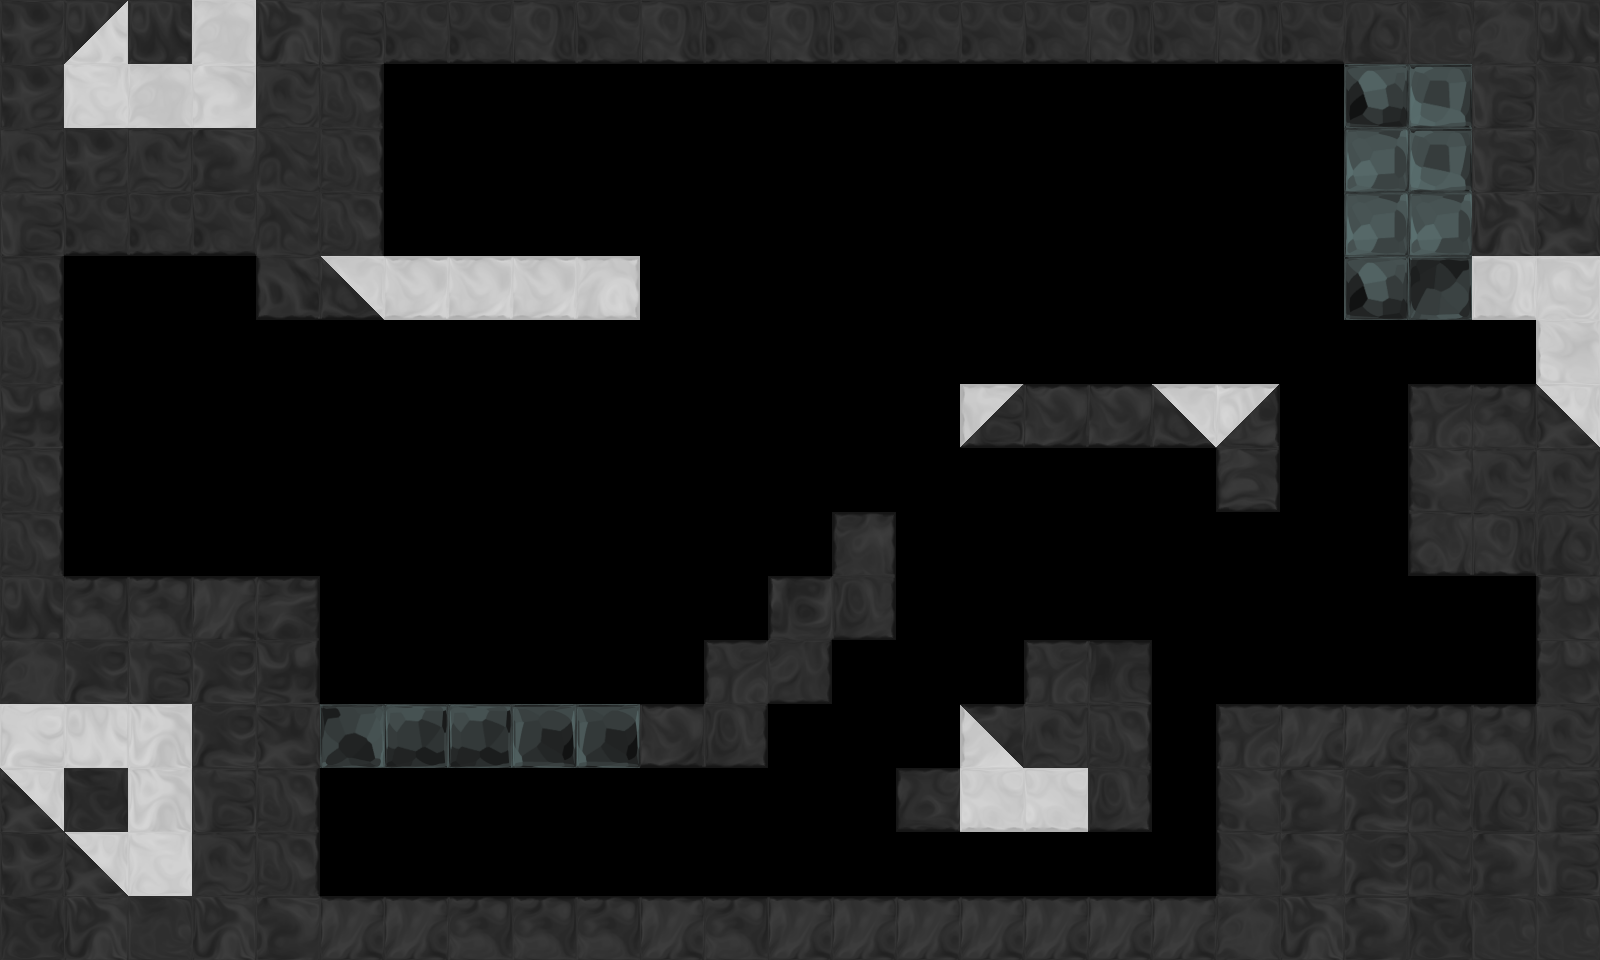

Below is a game level as drawn by its tile map, then a one-line description and the .tmx file that defines it, in full:
An orthogonal 25x15 tile map with 64x64 px tiles, 1 tile layer (tile), 1 hidden layer not drawn, 6 tilesets and 15 objects (3x OrbRed, 3x ShooterRed, 2x Portal, 2x Path, DoorRed, ...).

<map version="1.0" orientation="orthogonal" width="25" height="15" tilewidth="64" tileheight="64">
 <properties>
  <property name="bg" value="bg5" />
  <property name="bgParallaxX" value=".6" />
  <property name="bgParallaxY" value=".6" />
  <property name="music" value="level_white" />
  <property name="worldWrap" value="true" />
 </properties>
 <tileset firstgid="1" source="tiles/black_tiles.tsx" />
 <tileset firstgid="50" source="tiles/glass_tiles.tsx" />
 <tileset firstgid="99" source="tiles/black_indestructable.tsx" />
 <tileset firstgid="149" source="tiles/sand_tiles.tsx" />
 <tileset firstgid="157" source="tiles/white_tiles.tsx" />
 <tileset firstgid="206" source="tiles/mixed_tiles.tsx" />
 <layer name="backTile" width="25" height="15" visible="0">
  <data encoding="csv">
0,0,0,0,0,0,0,0,0,0,0,0,0,0,0,0,0,0,0,0,0,0,0,0,0,
0,0,0,0,0,0,0,0,0,0,0,0,0,0,0,0,0,0,0,0,0,0,0,0,0,
0,0,0,0,0,0,0,0,0,0,0,0,0,0,0,0,0,0,0,0,0,0,0,0,0,
0,0,0,0,0,0,0,0,0,0,0,0,0,0,0,0,0,0,0,0,0,0,0,0,0,
0,0,0,0,0,0,0,0,0,0,0,0,0,0,0,0,0,0,0,0,0,0,0,0,0,
0,0,0,0,0,0,0,0,0,0,0,0,0,0,0,0,0,0,0,0,0,0,0,0,0,
0,0,0,0,0,0,0,0,0,0,0,0,0,0,0,0,0,0,0,0,0,0,0,0,0,
0,0,0,0,0,0,0,0,0,0,0,0,0,0,0,0,0,0,0,0,0,0,0,0,0,
0,0,0,0,0,0,0,0,0,0,0,0,0,0,0,0,0,0,0,0,0,0,0,0,0,
0,0,0,0,0,0,0,0,0,0,0,0,0,0,0,0,0,0,0,0,0,0,0,0,0,
0,0,0,0,0,0,0,0,0,0,0,0,0,0,0,0,0,0,0,0,0,0,0,0,0,
0,0,0,0,0,0,0,0,0,0,0,0,0,0,0,0,0,0,0,0,0,0,0,0,0,
0,0,0,0,0,0,0,0,0,0,0,0,0,0,0,0,0,0,0,0,0,0,0,0,0,
0,0,0,0,0,0,0,0,0,0,0,0,0,0,0,0,0,0,0,0,0,0,0,0,0,
0,0,0,0,0,0,0,0,0,0,0,0,0,0,0,0,0,0,0,0,0,0,0,0,0
</data>
 </layer>
 <objectgroup name="obj" width="25" height="15">
  <object type="Portal" x="1440" y="608" width="64" height="64">
   <properties>
    <property name="mapTo" value="thickRoplate" />
    <property name="right" value="false" />
   </properties>
   <ellipse />
  </object>
  <object type="DoorRed" x="1280" y="384" width="128" height="64" />
  <object type="Portal" x="96" y="288" width="64" height="64">
   <properties>
    <property name="mapTo" value="wrapArena" />
    <property name="right" value="true" />
   </properties>
   <ellipse />
  </object>
  <object type="OrbRed" x="864" y="320" width="64" height="64" />
  <object type="ShooterRed" x="1184" y="448">
   <polyline points="0,0 -64,192" />
  </object>
  <object type="ColorchipGreen" x="1504" y="352" />
  <object type="ColorchipRed" x="128" y="512" />
  <object type="ShooterRed" x="320" y="672">
   <polyline points="0,0 128,0" />
  </object>
  <object name="p1" type="Path" x="514" y="616">
   <polyline points="0,0 236,-214" />
  </object>
  <object type="SliderBlue" x="628" y="448" width="110" height="46">
   <properties>
    <property name="path" value="p1" />
   </properties>
  </object>
  <object name="p2" type="Path" x="800" y="288">
   <polyline points="0,0 320,0" />
  </object>
  <object type="SliderRed" x="956" y="262" width="98" height="42">
   <properties>
    <property name="path" value="p2" />
   </properties>
  </object>
  <object type="OrbRed" x="1248" y="192" width="64" height="64" />
  <object type="OrbRed" x="1056" y="96" width="64" height="64" />
  <object type="ShooterRed" x="672" y="64">
   <polyline points="0,0 -196,174" />
  </object>
 </objectgroup>
 <layer name="tile" width="25" height="15">
  <data encoding="csv">
5,209,4,162,1,2,31,31,38,31,38,31,38,31,31,31,31,38,31,38,31,28,7,6,4,
5,191,162,205,21,25,0,0,0,0,0,0,0,0,0,0,0,0,0,0,0,52,50,2,7,
21,5,21,49,14,25,0,0,0,0,0,0,0,0,0,0,0,0,0,0,0,63,50,2,7,
2,31,31,31,14,25,0,0,0,0,0,0,0,0,0,0,0,0,0,0,0,63,63,1,3,
25,0,0,0,30,229,201,201,201,196,0,0,0,0,0,0,0,0,0,0,0,52,60,194,177,
25,0,0,0,0,0,0,0,0,0,0,0,0,0,0,0,0,0,0,0,0,0,0,0,178,
26,0,0,0,0,0,0,0,0,0,0,0,0,0,0,305,45,45,278,249,0,0,16,17,208,
25,0,0,0,0,0,0,0,0,0,0,0,0,0,0,0,0,0,0,47,0,0,22,21,21,
25,0,0,0,0,0,0,0,0,0,0,0,0,33,0,0,0,0,0,0,0,0,37,38,28,
4,17,17,10,11,0,0,0,0,0,0,0,9,39,0,0,0,0,0,0,0,0,0,0,23,
6,42,2,42,26,0,0,0,0,0,0,16,32,0,0,0,16,18,0,0,0,0,0,0,23,
198,160,157,42,3,61,53,53,51,51,45,39,0,0,0,241,21,25,0,16,10,10,17,17,21,
208,35,157,2,25,0,0,0,0,0,0,0,0,0,46,187,187,39,0,22,49,42,14,28,2,
5,208,191,21,25,0,0,0,0,0,0,0,0,0,0,0,0,0,0,22,49,42,14,49,2,
35,1,7,1,49,10,10,17,17,17,10,17,10,10,10,10,10,10,10,6,1,49,35,7,7
</data>
 </layer>
 <objectgroup name="front" width="25" height="15" />
</map>
